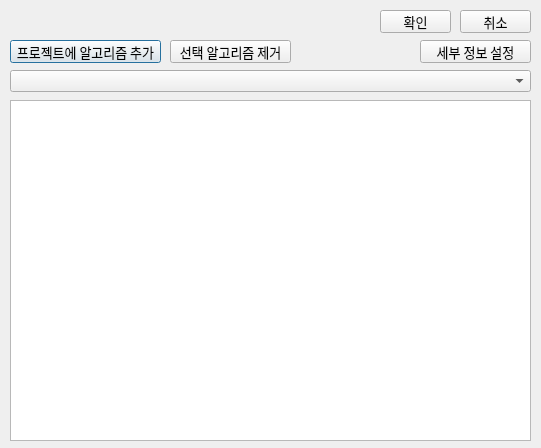
<?xml version="1.0" encoding="UTF-8"?>
<ui version="4.0">
 <class>Dialog</class>
 <widget class="QDialog" name="Dialog">
  <property name="geometry">
   <rect>
    <x>0</x>
    <y>0</y>
    <width>541</width>
    <height>448</height>
   </rect>
  </property>
  <property name="font">
   <font>
    <family>티머니 둥근바람 Regular</family>
    <pointsize>10</pointsize>
   </font>
  </property>
  <property name="windowTitle">
   <string>프로젝트 추가</string>
  </property>
  <widget class="QListWidget" name="algorithm_listWidget">
   <property name="geometry">
    <rect>
     <x>10</x>
     <y>100</y>
     <width>521</width>
     <height>341</height>
    </rect>
   </property>
   <property name="font">
    <font>
     <family>티머니 둥근바람 Regular</family>
     <pointsize>10</pointsize>
    </font>
   </property>
  </widget>
  <widget class="QPushButton" name="add_alg_pushButton">
   <property name="geometry">
    <rect>
     <x>10</x>
     <y>40</y>
     <width>151</width>
     <height>23</height>
    </rect>
   </property>
   <property name="text">
    <string>프로젝트에 알고리즘 추가</string>
   </property>
  </widget>
  <widget class="QComboBox" name="algorithm_comboBox">
   <property name="geometry">
    <rect>
     <x>10</x>
     <y>70</y>
     <width>521</width>
     <height>22</height>
    </rect>
   </property>
  </widget>
  <widget class="QPushButton" name="accept_pushButton">
   <property name="geometry">
    <rect>
     <x>380</x>
     <y>10</y>
     <width>71</width>
     <height>23</height>
    </rect>
   </property>
   <property name="text">
    <string>확인</string>
   </property>
  </widget>
  <widget class="QPushButton" name="reject_pushButton">
   <property name="geometry">
    <rect>
     <x>460</x>
     <y>10</y>
     <width>71</width>
     <height>23</height>
    </rect>
   </property>
   <property name="text">
    <string>취소</string>
   </property>
  </widget>
  <widget class="QPushButton" name="del_alg_pushButton">
   <property name="geometry">
    <rect>
     <x>170</x>
     <y>40</y>
     <width>121</width>
     <height>23</height>
    </rect>
   </property>
   <property name="text">
    <string>선택 알고리즘 제거</string>
   </property>
  </widget>
  <widget class="QPushButton" name="detail_pushButton">
   <property name="geometry">
    <rect>
     <x>420</x>
     <y>40</y>
     <width>111</width>
     <height>23</height>
    </rect>
   </property>
   <property name="text">
    <string>세부 정보 설정</string>
   </property>
  </widget>
 </widget>
 <resources/>
 <connections/>
</ui>
